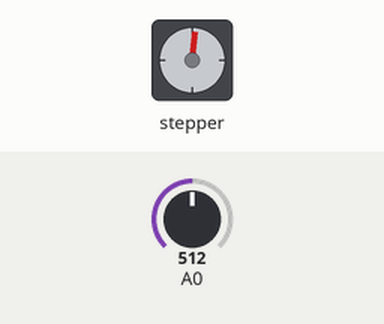
This sketch was run on a simulated Arduino Uno, built with avr-gcc and run on an emulated ATmega328P. Parts: stepper motor. Inputs (shaded band) come from the test bench; at power-on: A0 = 512. Stepper angles assume 2048 steps per turn.

Above: at 1.2 s.
1.3 s: A0 set to 1023
At 2.38 s:
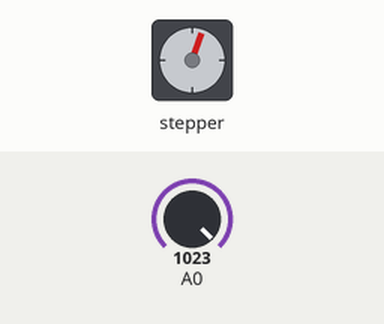
4.3 s: A0 set to 900
At 4.55 s:
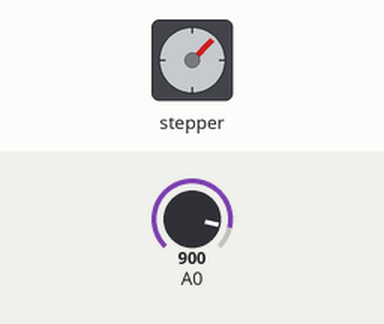
7.3 s: A0 set to 716
At 7.39 s:
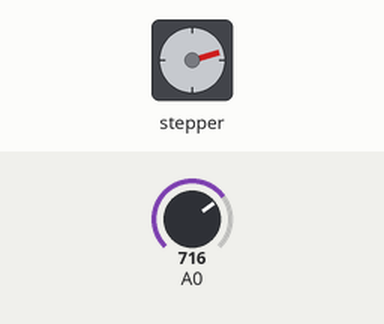
Timing chart, 0 to 26.9 s (numbered marks = the images above; inputs shaded):
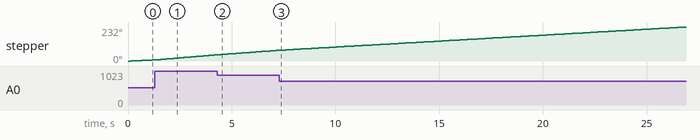

The sketch:

stepper_speedControl.ino
```cpp
#include <Stepper.h>

const int SPR = 64;  // Steps Per Revolution of your stepper

Stepper myStepper( SPR, 8, 9, 10, 11 );

void setup() {}

void loop()
{
  int reading = analogRead( A0 );

  int speed = map( reading, 0, 1023, 0, SPR ); // Map reading (0-1023) to 0-SPR

  if( speed > 0 ) // set the motor speed:
  {
    myStepper.setSpeed( speed );
    myStepper.step( 1 );
  }
}
```
